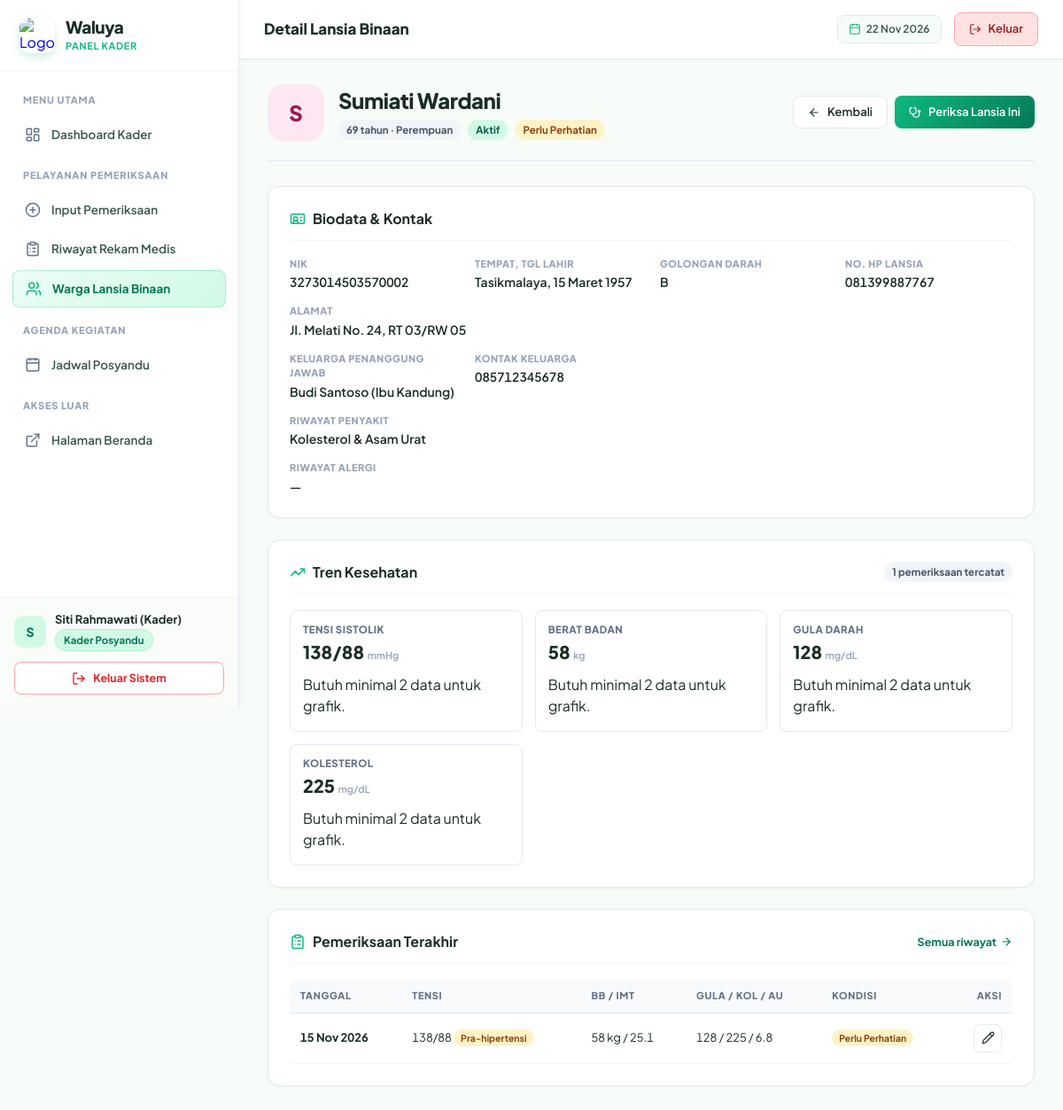
Page /kader/lansia-detail.php?id=2 (signed in) on the committed database.
### tables this page shows
CREATE TABLE `lansia` (
  `id_lansia` INT UNSIGNED NOT NULL AUTO_INCREMENT,
  `id_posyandu` INT UNSIGNED NOT NULL,
  `id_keluarga` INT UNSIGNED NULL COMMENT 'Penanggung jawab dari tabel keluarga',
  `nik` CHAR(16) NOT NULL UNIQUE,
  `no_kk` CHAR(16) NULL,
  `nama_lengkap` VARCHAR(100) NOT NULL,
  `tempat_lahir` VARCHAR(60) NOT NULL,
  `tanggal_lahir` DATE NOT NULL,
  `jenis_kelamin` ENUM('L', 'P') NOT NULL,
  `golongan_darah` ENUM('A', 'B', 'AB', 'O', 'Tidak Tahu') NOT NULL DEFAULT 'Tidak Tahu',
  `agama` VARCHAR(30) NOT NULL DEFAULT 'Islam',
  `alamat` TEXT NOT NULL,
  `rt` VARCHAR(5) NOT NULL,
  `rw` VARCHAR(5) NOT NULL,
  `no_hp` VARCHAR(20) NULL,
  `hubungan_keluarga` VARCHAR(50) NULL COMMENT 'Contoh: Ayah Kandung, Ibu Mertua, Kakek, Nenek',
  `riwayat_penyakit` TEXT NULL COMMENT 'Hipertensi, Kolesterol, Diabetes, dll',
  `riwayat_alergi` TEXT NULL,
  `status_lansia` ENUM('aktif', 'pindah', 'meninggal') NOT NULL DEFAULT 'aktif',
  `created_at` DATETIME NOT NULL DEFAULT CURRENT_TIMESTAMP,
  `updated_at` DATETIME NOT NULL DEFAULT CURRENT_TIMESTAMP ON UPDATE CURRENT_TIMESTAMP,
  PRIMARY KEY (`id_lansia`),
  CONSTRAINT `fk_lansia_posyandu` FOREIGN KEY (`id_posyandu`) REFERENCES `posyandu` (`id_posyandu`) ON DELETE RESTRICT ON UPDATE CASCADE,
  CONSTRAINT `fk_lansia_keluarga` FOREIGN KEY (`id_keluarga`) REFERENCES `keluarga` (`id_keluarga`) ON DELETE SET NULL ON UPDATE CASCADE
);

CREATE TABLE `riwayat_kesehatan` (
  `id_riwayat` INT UNSIGNED NOT NULL AUTO_INCREMENT,
  `id_lansia` INT UNSIGNED NOT NULL,
  `id_kader` INT UNSIGNED NULL COMMENT 'Kader yang melakukan pemeriksaan fisik',
  `tanggal_pemeriksaan` DATE NOT NULL,
  `waktu_pemeriksaan` TIME NOT NULL,
  
   
  `berat_badan` DECIMAL(5,2) NOT NULL COMMENT 'kg',
  `tinggi_badan` DECIMAL(5,2) NOT NULL COMMENT 'cm',
  `imt` DECIMAL(5,2) NOT NULL COMMENT 'Indeks Massa Tubuh',
  `status_imt` ENUM('Kurus', 'Normal', 'Kelebihan BB', 'Obesitas') NOT NULL DEFAULT 'Normal',
  
   
  `tensi_sistolik` INT NOT NULL COMMENT 'mmHg (contoh: 120)',
  `tensi_diastolik` INT NOT NULL COMMENT 'mmHg (contoh: 80)',
  `status_tensi` ENUM('Hipotensi', 'Normal', 'Pra-hipertensi', 'Hipertensi 1', 'Hipertensi 2') NOT NULL DEFAULT 'Normal',
  `detak_jantung` INT NOT NULL COMMENT 'bpm (contoh: 78)',
  `suhu_tubuh` DECIMAL(4,2) NOT NULL COMMENT 'Celcius (contoh: 36.50)',
  
   
  `gula_darah` INT NULL COMMENT 'mg/dL (contoh: 110)',
  `status_gula_darah` ENUM('Rendah', 'Normal', 'Tinggi') NULL,
  `kolesterol` INT NULL COMMENT 'mg/dL (contoh: 180)',
  `status_kolesterol` ENUM('Normal', 'Tinggi') NULL,
  `asam_urat` DECIMAL(4,2) NULL COMMENT 'mg/dL (contoh: 5.2)',
  `status_asam_urat` ENUM('Normal', 'Tinggi') NULL,
  
   
  `keluhan` TEXT NULL COMMENT 'Keluhan fisik dari lansia',
  `catatan_kader` TEXT NULL COMMENT 'Tindakan atau saran gizi dari kader',
  `status_kondisi` ENUM('Aman / Sehat', 'Perlu Perhatian', 'Risiko Tinggi') NOT NULL DEFAULT 'Aman / Sehat',
  `rujukan_puskesmas` ENUM('Ya', 'Tidak') NOT NULL DEFAULT 'Tidak',
  
  `created_at` DATETIME NOT NULL DEFAULT CURRENT_TIMESTAMP,
  `updated_at` DATETIME NOT NULL DEFAULT CURRENT_TIMESTAMP ON UPDATE CURRENT_TIMESTAMP,
  PRIMARY KEY (`id_riwayat`),
  CONSTRAINT `fk_riwayat_lansia` FOREIGN KEY (`id_lansia`) REFERENCES `lansia` (`id_lansia`) ON DELETE CASCADE ON UPDATE CASCADE,
  CONSTRAINT `fk_riwayat_kader` FOREIGN KEY (`id_kader`) REFERENCES `kader` (`id_kader`) ON DELETE SET NULL ON UPDATE CASCADE,
  INDEX `idx_riwayat_tanggal` (`tanggal_pemeriksaan`),
  INDEX `idx_riwayat_kondisi` (`status_kondisi`)
);

CREATE TABLE `users` (
  `id_user` INT UNSIGNED NOT NULL AUTO_INCREMENT,
  `nama_lengkap` VARCHAR(100) NOT NULL,
  `email` VARCHAR(100) NOT NULL UNIQUE,
  `no_hp` VARCHAR(20) NOT NULL UNIQUE,
  `password` VARCHAR(255) NOT NULL COMMENT 'Bcrypt Hash password',
  `role` ENUM('admin', 'kader', 'keluarga') NOT NULL DEFAULT 'keluarga',
  `status_akun` ENUM('pending', 'aktif', 'ditolak', 'nonaktif') NOT NULL DEFAULT 'pending' COMMENT 'Keluarga yang baru daftar statusnya pending hingga di-ACC admin',
  `id_admin_acc` INT UNSIGNED NULL COMMENT 'ID Admin yang menyetujui / memverifikasi akun',
  `tanggal_acc` DATETIME NULL COMMENT 'Waktu disetujui oleh admin',
  `catatan_acc` TEXT NULL COMMENT 'Catatan admin saat verifikasi atau alasan jika ditolak',
  `foto_profil` VARCHAR(255) DEFAULT 'default_avatar.png',
  `terakhir_login` DATETIME NULL,
  `created_at` DATETIME NOT NULL DEFAULT CURRENT_TIMESTAMP,
  `updated_at` DATETIME NOT NULL DEFAULT CURRENT_TIMESTAMP ON UPDATE CURRENT_TIMESTAMP,
  PRIMARY KEY (`id_user`),
  INDEX `idx_users_role` (`role`),
  INDEX `idx_users_status` (`status_akun`),
  CONSTRAINT `fk_users_admin_acc` FOREIGN KEY (`id_admin_acc`) REFERENCES `users` (`id_user`) ON DELETE SET NULL ON UPDATE CASCADE
);

### config/auth.php (called while the page is built, shortened)
<?php
function e($value): string
{
    return htmlspecialchars((string)($value ?? ''), ENT_QUOTES, 'UTF-8');
}
function require_kader(PDO $pdo): array
{
    $stmt = $pdo->prepare(
        "SELECT k.id_kader, k.id_posyandu, k.jabatan, k.status_kader, p.nama_posyandu, p.alamat AS alamat_posyandu
           FROM kader k
           JOIN posyandu p ON p.id_posyandu = k.id_posyandu
           JOIN users u ON u.id_user = k.id_user
          WHERE k.id_user = :uid AND u.status_akun = 'aktif'
          LIMIT 1"
    );
    $stmt->execute(['uid' => $_SESSION['user_id']]);
    $kader = $stmt->fetch();
    $kader['can_write'] = ($kader['status_kader'] === 'aktif');
    return $kader;
}
function tgl_id(?string $date, bool $withDay = false): string
{
    $ts = strtotime($date);
    $s = date('j', $ts) . ' ' . substr(BULAN_ID[(int)date('n', $ts)], 0, 3) . ' ' . date('Y', $ts);
    return $withDay ? HARI_ID[(int)date('w', $ts)] . ', ' . $s : $s;
}
function tgl_id_panjang(?string $date): string
{
    if (!$date || !($ts = strtotime($date))) {
        return '-';
    }
    return date('j', $ts) . ' ' . BULAN_ID[(int)date('n', $ts)] . ' ' . date('Y', $ts);
}

### config/kesehatan.php (called while the page is built, shortened)
<?php
function badge_class(?string $status): string
{
    switch ($status) {
        case 'Normal':
        case 'Aman / Sehat':
        case 'aktif':
        case 'terjadwal':
            return 'badge-active';
        case 'Kelebihan BB':
        case 'Pra-hipertensi':
        case 'Perlu Perhatian':
        case 'Rendah':
        case 'Kurus':
        case 'Hipotensi':
            return 'badge-pending';
    }
}
function hitung_usia(string $tglLahir): int
{
    try {
        return (new DateTime($tglLahir))->diff(new DateTime('today'))->y;
    } catch (Exception $e) {
        return 0;
    }
}

### kader/lansia-detail.php (the view, shortened to what this page needs)
<?php
require_once '../config/database.php';
require_once '../config/auth.php';
require_once '../config/kesehatan.php';
$kader = require_kader($pdo);
$id = (int)($_GET['id'] ?? 0);
$stmt = $pdo->prepare(
    "SELECT l.*, uw.nama_lengkap AS nama_wali, uw.no_hp AS hp_wali, kel.kontak_darurat
       FROM lansia l
       LEFT JOIN keluarga kel ON kel.id_keluarga = l.id_keluarga
       LEFT JOIN users uw ON uw.id_user = kel.id_user
      WHERE l.id_lansia = :id AND l.id_posyandu = :p"
);
$stmt->execute(['id' => $id, 'p' => $kader['id_posyandu']]);
$l = $stmt->fetch();
$stmt = $pdo->prepare("SELECT * FROM riwayat_kesehatan WHERE id_lansia = :id ORDER BY tanggal_pemeriksaan DESC, waktu_pemeriksaan DESC, id_riwayat DESC LIMIT 15");
$stmt->execute(['id' => $id]);
$riwayat = $stmt->fetchAll();
$seri = array_reverse(array_slice($riwayat, 0, 12));
$last = $riwayat[0] ?? null;
$stmt = $pdo->prepare("SELECT COUNT(*) FROM riwayat_kesehatan WHERE id_lansia = :id");
$stmt->execute(['id' => $id]);
$total_periksa = (int)$stmt->fetchColumn();
function sparkline(array $vals, string $color = '#10B981'): string
{
    $pts = array_values(array_filter($vals, fn($v) => $v !== null));
    if (count($pts) < 2) {
        return '<div class="cell-sub" style="height:56px;display:flex;align-items:center">Butuh minimal 2 data untuk grafik.</div>';
    }
    $w = 200; $h = 56; $pad = 6;
    $coords = [];
    $lastXY = explode(',', end($coords));
    return '<svg viewBox="0 0 ' . $w . ' ' . $h . '" preserveAspectRatio="none" role="img" aria-label="Grafik tren">'
        . '<polyline fill="none" stroke="' . $color . '" stroke-width="2.2" stroke-linejoin="round" stroke-linecap="round" points="' . implode(' ', $coords) . '"/>'
        . '<circle cx="' . $lastXY[0] . '" cy="' . $lastXY[1] . '" r="3.5" fill="' . $color . '"/></svg>';
}
$trend = [
    ['Tensi sistolik', 'mmHg', array_map(fn($r) => (int)$r['tensi_sistolik'], $seri), '#EF4444', $last ? $last['tensi_sistolik'] . '/' . $last['tensi_diastolik'] : null],
    ['Berat badan', 'kg', array_map(fn($r) => (float)$r['berat_badan'], $seri), '#0284C7', $last ? $last['berat_badan'] + 0 : null],
    ['Gula darah', 'mg/dL', array_map(fn($r) => $r['gula_darah'] !== null ? (int)$r['gula_darah'] : null, $seri), '#D97706', $last ? $last['gula_darah'] : null],
    ['Kolesterol', 'mg/dL', array_map(fn($r) => $r['kolesterol'] !== null ? (int)$r['kolesterol'] : null, $seri), '#7C3AED', $last ? $last['kolesterol'] : null],
];
$hp = $l['hp_wali'] ?: $l['kontak_darurat'];
include '../components/kader-layout-top.php';
?>
<div class="welcome-banner" style="display:flex;flex-wrap:wrap;gap:16px;justify-content:space-between;align-items:center">
    <div class="profile-head">
        <div class="avatar-lg <?= $l['jenis_kelamin'] === 'P' ? 'p' : '' ?>"><?= e(strtoupper(mb_substr($l['nama_lengkap'], 0, 1))) ?></div>
        <div>
            <h1 class="welcome-title" style="margin-bottom:4px"><?= e($l['nama_lengkap']) ?></h1>
            <div style="display:flex;gap:8px;flex-wrap:wrap;align-items:center">
                <span class="badge badge-muted"><?= hitung_usia($l['tanggal_lahir']) ?> tahun · <?= $l['jenis_kelamin'] === 'L' ? 'Laki-laki' : 'Perempuan' ?></span>
                <span class="badge <?= badge_class($l['status_lansia']) ?>"><?= e(ucfirst($l['status_lansia'])) ?></span>
                <?php if ($last): ?><span class="badge <?= badge_class($last['status_kondisi']) ?>"><?= e($last['status_kondisi']) ?></span><?php endif; ?>
            </div>
        </div>
    </div>
    <div style="display:flex;gap:8px;flex-wrap:wrap">
        <a href="lansia.php" class="btn btn-secondary"><i data-lucide="arrow-left" style="width:14px;height:14px;"></i> Kembali</a>
        <?php if ($l['status_lansia'] === 'aktif' && $kader['can_write']): ?>
            <a href="input-pemeriksaan.php?id_lansia=<?= (int)$l['id_lansia'] ?>" class="btn btn-primary"><i data-lucide="stethoscope" style="width:14px;height:14px;"></i> Periksa Lansia Ini</a>
        <?php endif; ?>
    </div>
</div>
<div class="card">
    <div class="card-header"><h3 class="card-title"><i data-lucide="id-card" style="width:18px;height:18px;color:var(--primary);"></i> Biodata & Kontak</h3></div>
    <div class="detail-grid">
        <div class="detail-item"><div class="dl">NIK</div><div class="dv num"><?= e($l['nik']) ?></div></div>
        <div class="detail-item"><div class="dl">Tempat, tgl lahir</div><div class="dv"><?= e($l['tempat_lahir']) ?>, <?= e(tgl_id_panjang($l['tanggal_lahir'])) ?></div></div>
        <div class="detail-item"><div class="dl">Golongan darah</div><div class="dv"><?= e($l['golongan_darah']) ?></div></div>
        <div class="detail-item"><div class="dl">No. HP lansia</div><div class="dv num"><?= e($l['no_hp'] ?: '—') ?></div></div>
        <div class="detail-item full"><div class="dl">Alamat</div><div class="dv"><?= e($l['alamat']) ?>, RT <?= e($l['rt']) ?>/RW <?= e($l['rw']) ?></div></div>
        <div class="detail-item"><div class="dl">Keluarga penanggung jawab</div><div class="dv"><?= e($l['nama_wali'] ?: '—') ?><?= $l['hubungan_keluarga'] ? ' (' . e($l['hubungan_keluarga']) . ')' : '' ?></div></div>
        <div class="detail-item"><div class="dl">Kontak keluarga</div><div class="dv num"><?= e($hp ?: '—') ?></div></div>
        <div class="detail-item full"><div class="dl">Riwayat penyakit</div><div class="dv"><?= e($l['riwayat_penyakit'] ?: '—') ?></div></div>
        <div class="detail-item full"><div class="dl">Riwayat alergi</div><div class="dv"><?= e($l['riwayat_alergi'] ?: '—') ?></div></div>
    </div>
</div>
<div class="card">
    <div class="card-header">
        <h3 class="card-title"><i data-lucide="trending-up" style="width:18px;height:18px;color:var(--primary);"></i> Tren Kesehatan</h3>
        <span class="badge badge-muted"><?= $total_periksa ?> pemeriksaan tercatat</span>
    </div>
    <?php if (!$last): ?>
        <div class="empty-state"><i data-lucide="activity"></i><h4>Belum ada pemeriksaan</h4><p>Grafik akan muncul setelah lansia ini diperiksa.</p></div>
    <?php else: ?>
        <div class="trend-grid">
            <?php foreach ($trend as [$judul, $unit, $vals, $warna, $akhir]): ?>
                <div class="trend-card">
                    <div class="tc-title"><?= e($judul) ?></div>
                    <div class="tc-last"><?= $akhir !== null ? e($akhir) : '—' ?> <small><?= $akhir !== null ? e($unit) : '' ?></small></div>
                    <?= sparkline($vals, $warna) ?>
                </div>
            <?php endforeach; ?>
        </div>
    <?php endif; ?>
</div>
<div class="card">
    <div class="card-header">
        <h3 class="card-title"><i data-lucide="clipboard-list" style="width:18px;height:18px;color:var(--primary);"></i> Pemeriksaan Terakhir</h3>
        <a class="card-link" href="riwayat.php?id_lansia=<?= (int)$l['id_lansia'] ?>">Semua riwayat <i data-lucide="arrow-right" style="width:14px;height:14px;"></i></a>
    </div>
    <?php if ($riwayat): ?>
        <div class="table-wrap">
            <table class="data-table table-responsive">
                <thead><tr><th>Tanggal</th><th>Tensi</th><th>BB / IMT</th><th>Gula / Kol / AU</th><th>Kondisi</th><th class="col-actions">Aksi</th></tr></thead>
                <tbody>
                <?php foreach ($riwayat as $r): ?>
                    <tr>
                        <td data-label="Tanggal"><span class="cell-main num"><?= e(tgl_id($r['tanggal_pemeriksaan'])) ?></span></td>
                        <td data-label="Tensi" class="num"><?= (int)$r['tensi_sistolik'] ?>/<?= (int)$r['tensi_diastolik'] ?> <span class="badge badge-sm <?= badge_class($r['status_tensi']) ?>"><?= e($r['status_tensi']) ?></span></td>
                        <td data-label="BB / IMT" class="num"><?= e($r['berat_badan'] + 0) ?> kg / <?= e($r['imt'] + 0) ?></td>
                        <td data-label="Gula / Kol / AU" class="num"><?= $r['gula_darah'] ?? '–' ?> / <?= $r['kolesterol'] ?? '–' ?> / <?= $r['asam_urat'] !== null ? e($r['asam_urat'] + 0) : '–' ?></td>
                        <td data-label="Kondisi"><span class="badge badge-sm <?= badge_class($r['status_kondisi']) ?>"><?= e($r['status_kondisi']) ?></span></td>
                        <td class="col-actions">
                            <?php if ($kader['can_write']): ?><a href="input-pemeriksaan.php?edit=<?= (int)$r['id_riwayat'] ?>" class="btn btn-secondary btn-sm btn-icon" title="Ubah" aria-label="Ubah"><i data-lucide="pencil" style="width:15px;height:15px;"></i></a><?php endif; ?>
                        </td>
                    </tr>
                <?php endforeach; ?>
                </tbody>
            </table>
        </div>
    <?php else: ?>
        <div class="empty-state"><i data-lucide="clipboard-x"></i><h4>Belum ada data</h4></div>
    <?php endif; ?>
</div>
<?php include '../components/kader-layout-bottom.php'; ?>

### rows in the picture
lansia: nama_lengkap "S", nama_lengkap "Sumiati Wardani", tanggal_lahir "69", status_lansia "Aktif", nik "3273014503570002", tempat_lahir "Tasikmalaya", tanggal_lahir "15 Maret 1957", golongan_darah "B", no_hp "081399887767", alamat "Jl. Melati No. 24", rt "03", rw "05", users.nama_lengkap "Budi Santoso", hubungan_keluarga "Ibu Kandung", users.no_hp "085712345678", riwayat_penyakit "Kolesterol & Asam Urat", riwayat_alergi "—"
riwayat_kesehatan: status_kondisi "Perlu Perhatian", tanggal_pemeriksaan "15 Nov 2026", tensi_sistolik "138", tensi_diastolik "88", status_tensi "Pra-hipertensi", $r['berat_badan'] + 0 "58", $r['imt'] + 0 "25.1", gula_darah "128", kolesterol "225", $r['asam_urat'] + 0 "6.8"

### other values in the picture
$role_info['title'] "PANEL KADER"
substr($user_name, 0, 1) "S"
$user_name "Siti Rahmawati (Kader)"
$role_info['badge'] "Kader Posyandu"
$topbar_title "Detail Lansia Binaan"
$total_periksa "1"
$judul "TENSI SISTOLIK"
$akhir "138/88"
$unit "mmHg"
$judul "BERAT BADAN"
$akhir "58"
$unit "kg"
$judul "GULA DARAH"
$akhir "128"
$unit "mg/dL"
